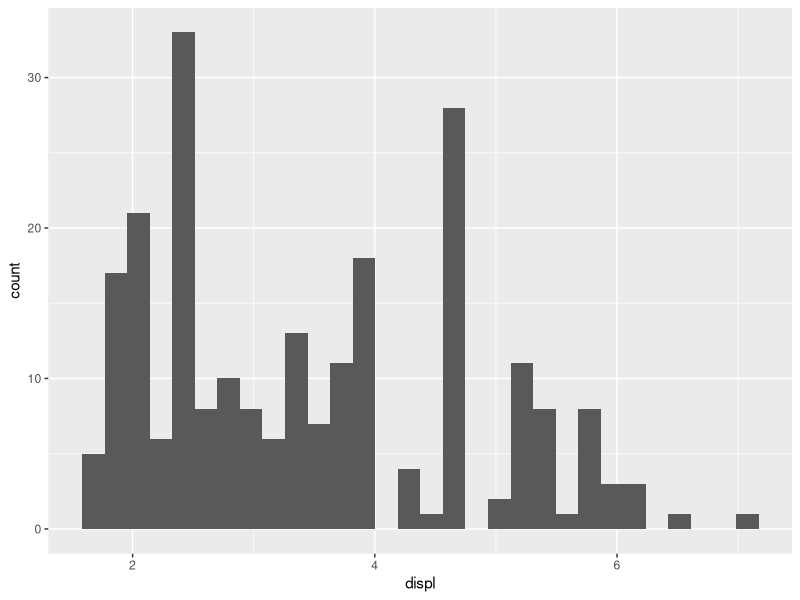
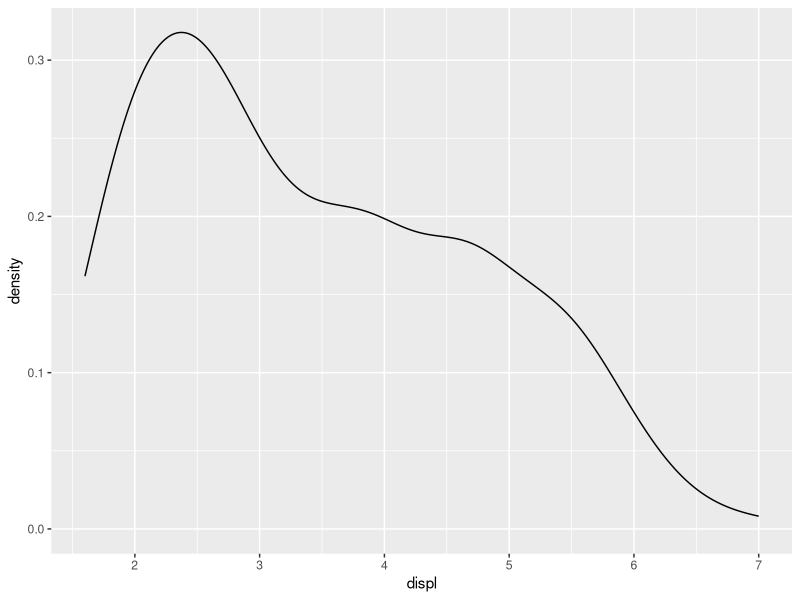
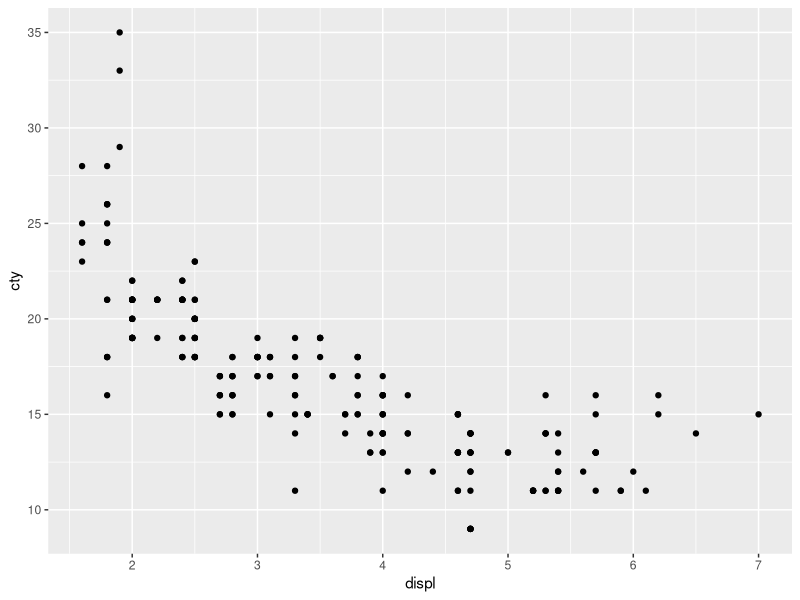
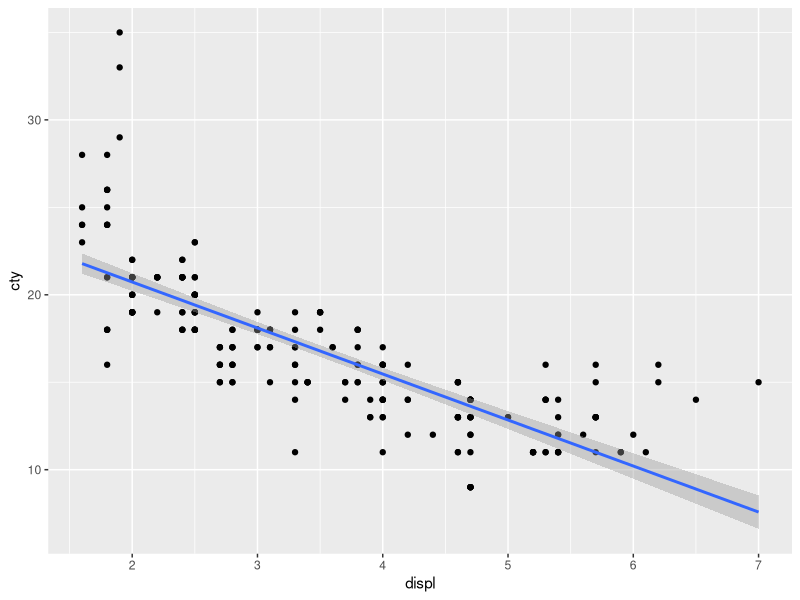
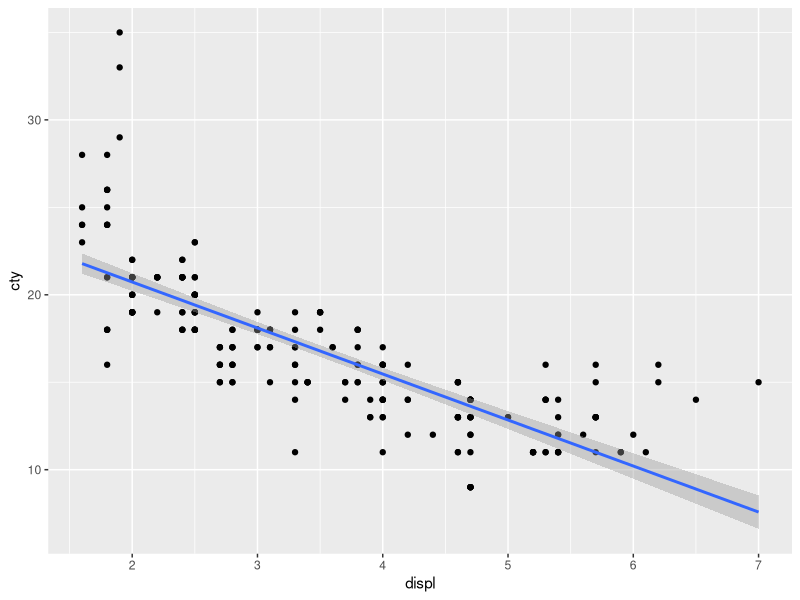
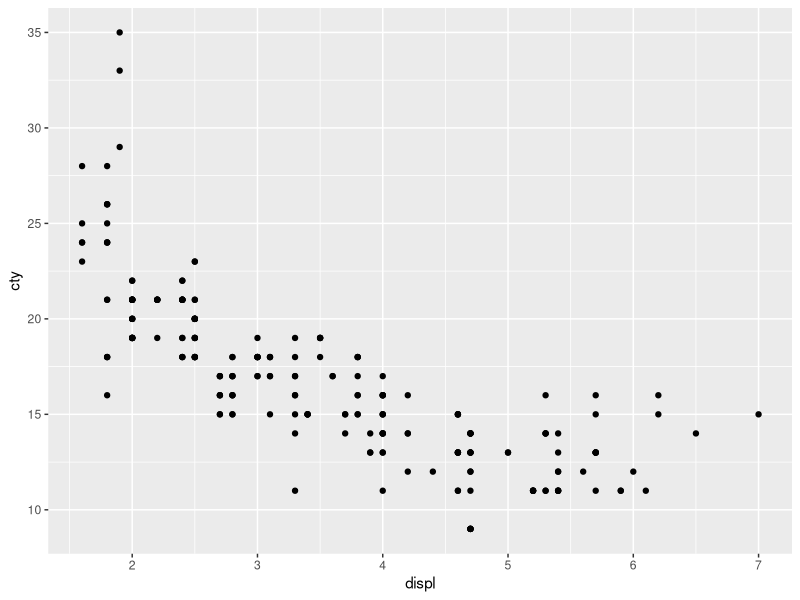
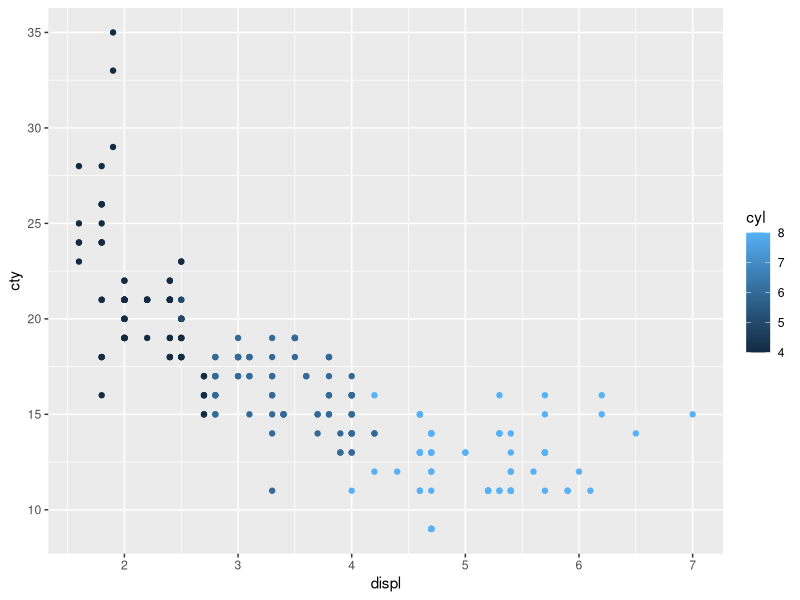
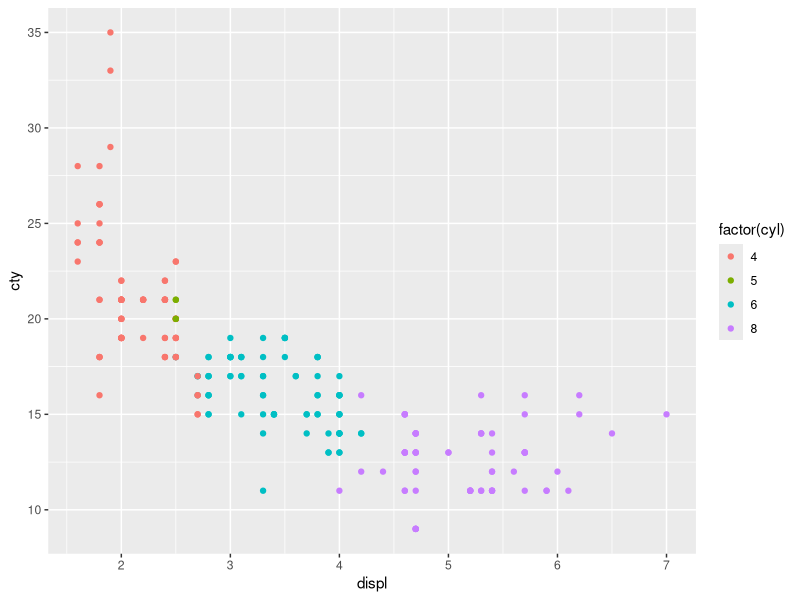

R code for these plots, in order:
# 準備（p.141） ----------------------------------------------------------------------
install.packages("tidyverse")
library(tidyverse)


# 新しいキャンバスの用意（p.142） -------------------------------------------------------------
g <- ggplot()


# 図4.2（p.143）-----------------------------------------------------
## 左図
ggplot() +
  geom_histogram(data = mpg, mapping = aes(x = displ))

## 右図
ggplot() +
  geom_density(data = mpg, mapping = aes(x = displ))


# 図4.3（p.144） -----------------------------------------------------
ggplot() +
  geom_point(data = mpg, mapping = aes(x = displ, y = cty))


# 図4.4（p.145） -----------------------------------------------------
ggplot() +
  geom_point(data = mpg, mapping = aes(x = displ, y = cty)) +
  geom_smooth(data = mpg, mapping = aes(x = displ, y = cty), method = "lm")

## 別の方法
ggplot(data = mpg, mapping = aes(x = displ, y = cty)) +
  geom_point() +
  geom_smooth(method = "lm")


# 図4.5（p.146） -----------------------------------------------------
mpg1999 <- filter(mpg, year == 1999)
mpg2008 <- filter(mpg, year == 2008)

ggplot(mapping = aes(x = displ, y = cty)) +
  geom_point(data = mpg1999) +
  geom_point(data = mpg2008)


# 図4.6（p.147） -----------------------------------------------------
## 左図
ggplot(data = mpg, mapping = aes(x = displ, y = cty, group = cyl, colour = cyl)) +
  geom_point()

## 右図
ggplot(data = mpg, mapping = aes(x = displ, y = cty, group = factor(cyl), colour = factor(cyl))) +
  geom_point()


# 図4.7（p.147） -----------------------------------------------------
## 左図
ggplot(data = mpg, mapping = aes(x = displ, y = cty)) +
  geom_point() +
  geom_smooth(mapping = aes(group = factor(cyl), colour = factor(cyl)), method = "lm")

## 右図
ggplot(data = mpg, mapping = aes(x = displ, y = cty)) +
  geom_point() +
  geom_smooth(mapping = aes(group = factor(cyl)), method = "lm")


# 図4.8（p.148） -----------------------------------------------------
## 左図
ggplot(data = mpg, mapping = aes(x = displ, y = cty)) +
  geom_point(mapping = aes(colour = factor(cyl), shape = factor(cyl)))

## 右図
ggplot(data = mpg, mapping = aes(x = displ, y = cty)) +
  geom_point() +
  geom_smooth(mapping = aes(colour = factor(year), linetype = factor(year)), method = "lm")


# 図4.9（p.149） -----------------------------------------------------
## 左図
ggplot(data = mpg, mapping = aes(x = displ, y = cty, colour = factor(cyl))) +
  geom_point(shape = 17, size = 4, alpha = 0.4)

## 右図
ggplot(data = mpg, mapping = aes(x = displ, y = cty)) +
  geom_point(colour = "chocolate", shape = 35, size = 10) +
  geom_smooth(method = "lm", linetype = "dashed", se = FALSE)


# 図4.10（p.150） -----------------------------------------------------
add_x <- c(2.5, 3, 3.5)
add_y <- c(25, 27.5, 30)

## 右図
ggplot(data = mpg, mapping = aes(x = displ, y = cty)) +
  geom_point() +
  annotate(geom = "point", x = add_x, y = add_y, colour = "red") +
  annotate(geom = "text", x = c(5, 5), y = c(30, 25), label = c("要チェック！", "赤色のデータを追加"))


# 図4.11（p.151） -----------------------------------------------------
## 左図
ggplot(data = mpg, mapping = aes(x = displ, y = cty)) +
  geom_point() +
  facet_wrap( ~ cyl)

## 中央
ggplot(data = mpg, mapping = aes(x = displ, y = cty)) +
  geom_point() +
  facet_grid(. ~ cyl)

## 右図
ggplot(data = mpg, mapping = aes(x = displ, y = cty)) +
  geom_point() +
  facet_grid(cyl ~ .)



# 図4.12（p.151） -----------------------------------------------------
## 左図
ggplot(data = mpg, mapping = aes(x = displ, y = cty)) +
  geom_point() +
  facet_wrap(year ~ cyl)

## 右図
ggplot(data = mpg, mapping = aes(x = displ, y = cty)) +
  geom_point() +
  facet_grid(year ~ cyl)


# 図4.13（p.152） -----------------------------------------------------
mean_cty <- mpg %>% 
  group_by(class) %>% 
  summarise(cty = mean(cty))

ggplot(data = mean_cty, mapping = aes(x = class, y = cty)) +
  geom_bar(stat = "identity")

## 別の方法1
ggplot(data = mpg, mapping = aes(x = class, y = cty)) +
  geom_bar(stat = "summary", fun = "mean")

## 別の方法2
ggplot(data = mpg, mapping = aes(x = class, y = cty)) +
  stat_summary(geom = "bar", fun = "mean")


# 図4.14（p.154） -----------------------------------------------------
ggplot(data = mpg, mapping = aes(x = class, y = cty)) +
  stat_summary(geom = "pointrange", fun = "mean", fun.max = "max", fun.min = "min")


# 図4.15（p.155） -----------------------------------------------------
ggplot(data = mpg, mapping = aes(x = class, y = cty)) +
  stat_summary(geom = "bar", fun = "mean", fill = "grey") +
  stat_summary(geom = "pointrange", fun.data = "mean_se")


# 図4.16（p.156） -----------------------------------------------------
ggplot(data = mpg, mapping = aes(x = factor(year), y = displ)) +
  stat_summary(fun.y = "mean", geom = "line", group = 1)


# 図4.17（p.157） -----------------------------------------------------
## 左図
ggplot(data = mpg, mapping = aes(x = class, y = cty)) +
  stat_summary(geom = "bar", fun = "mean") +
  geom_point(mapping = aes(colour = class), show.legend = FALSE)

## 右図
ggplot(data = mpg, mapping = aes(x = class, y = cty)) +
  geom_violin(scale = "count") +
  geom_point(mapping = aes(colour = class), show.legend = FALSE)


# 図4.18（p.158） -----------------------------------------------------
## 左図
ggplot(data = mpg, mapping = aes(x = class, y = cty)) +
  stat_summary(geom = "bar", fun = "mean") +
  geom_jitter(mapping = aes(colour = class), show.legend = FALSE)

## 右図
ggplot(data = mpg, mapping = aes(x = class, y = cty)) +
  stat_summary(geom = "bar", fun = "mean") +
  geom_jitter(mapping = aes(colour = class), width = 0.2, height = 0, show.legend = FALSE)


# 図4.19（p.159） -----------------------------------------------------
## 左図
ggplot(data = mpg, mapping = aes(x = class, y = cty, fill = factor(year)))+
  stat_summary(geom = "bar", fun = "mean")+
  stat_summary(fun.data = "mean_se")

## 中央
ggplot(data = mpg, mapping = aes(x = class, y = cty, fill = factor(year)))+
  geom_bar(stat = "summary", fun = "mean")+
  stat_summary(fun.data = "mean_se")

## 右図
ggplot(data = mpg, mapping = aes(x = class, y = cty, fill = factor(year)))+
  stat_summary(geom = "bar", fun = "mean", position = position_dodge())+
  stat_summary(fun.data = "mean_se", position = position_dodge(width = 0.9))


# 図4.20（p.160） -----------------------------------------------------
## サンプルデータの作成
dodge_sample <- data.frame(category = c("A", "A", "B"),
                           year = as.factor(c(1999, 2008, 1999)),
                           amount = c(8, 12, 10))


## 可視化
ggplot(data = dodge_sample, mapping = aes(x = category, y = amount, fill = year)) +
  geom_col(position = position_dodge())


# 図4.21（p.161） -----------------------------------------------------
## 左図
ggplot(data = dodge_sample, mapping = aes(x = category, y = amount, fill = year)) +
  geom_col(position = position_dodge(preserve = "single"))

## 右図
ggplot(data = dodge_sample, mapping = aes(x = category, y = amount, fill = year)) +
  geom_col(position = position_dodge2(preserve = "single", padding = 0.1))


# 図4.22（p.162） -----------------------------------------------------
## 左図
ggplot(data = mpg, mapping = aes(x = displ, y = cty)) +
  geom_point() +
  geom_vline(xintercept = 4) +
  geom_hline(yintercept = 15) +
  geom_smooth(method = "lm", se = FALSE)

## 右図
ggplot(data = mpg, mapping = aes(x = displ, y = cty)) +
  geom_point() +
  xlim(1.5, 4.5) +
  ylim(10, 35) +
  geom_vline(xintercept = 4) +
  geom_hline(yintercept = 15) +
  geom_smooth(method = "lm", se = FALSE)


# 図4.23（p.163） -----------------------------------------------------
## 左図
ggplot(data = mpg, mapping = aes(x = displ, y = cty)) +
  geom_point() +
  geom_vline(xintercept = 4) +
  geom_hline(yintercept = 15) +
  geom_smooth(method = "lm", se = FALSE)

## 右図
ggplot(data = mpg, mapping = aes(x = displ, y = cty)) +
  geom_point() +
  coord_cartesian(xlim = c(1.5, 4.5), ylim = c(10, 35)) +
  geom_vline(xintercept = 4) +
  geom_hline(yintercept = 15) +
  geom_smooth(method = "lm", se = FALSE)


# 図4.24（p.164） -----------------------------------------------------
## 左図
ggplot(data = mpg, mapping = aes(x = drv, y = cty)) +
  geom_violin() +
  stat_summary(fun.data = "mean_se")

## 右図
ggplot(data = mpg, mapping = aes(x = drv, y = cty)) +
  geom_violin() +
  stat_summary(fun.data = "mean_se") +
  coord_flip()


# 図4.25　グラフの保存（p.165） -----------------------------------------------------
g <- ggplot(data = mpg, mapping = aes(x = class, y = cty)) +
  stat_summary(geom = "bar", fun.y = mean)

ggsave(plot = g, filename = "cty_class.png",
       dpi = 300, height = 20, width = 20, units = "cm")


# 図4.26（p.166） -----------------------------------------------------
## 左図
ggplot(data = mpg, mapping = aes(x = displ, y = cty)) +
  theme_classic() +
  geom_point()

## 右図
ggplot(data = mpg, mapping = aes(x = displ, y = cty)) +
  theme_bw() +
  geom_point()


# 図4.27（p.167） -----------------------------------------------------
## 左図
ggplot(data = mpg, mapping = aes(x = displ, y = cty)) +
  theme_classic() +
  geom_point()

## 右図
ggplot(data = mpg, mapping = aes(x = displ, y = cty)) +
  theme_classic(base_size = 30, base_family = "serif") +
  geom_point()


# 図4.28（p.168） -----------------------------------------------------
## サンプルデータの作成
dat_text <- data.frame(ABC = 1:3, D = 2, names = LETTERS[1:3])

## 左図
ggplot(data = dat_text, mapping = aes(x = ABC, y = D, label = names)) +
  theme_classic(base_size = 20, base_family = "serif") +
  geom_text()

# 右図
ggplot(data = dat_text, mapping = aes(x = ABC, y = D, label = names)) +
  theme_classic(base_size = 20, base_family = "serif") +
  geom_text(size = 15, family = "serif")


# 図4.29（p.169） -----------------------------------------------------
## 左図
ggplot(data = mpg, mapping = aes(x = class, y = cty)) +
  geom_boxplot() +
  theme(axis.text.x = element_text(angle = 45, hjust = 1))

## 右図
theme_set(theme_bw() + theme(axis.text.x = element_text(angle = 45, hjust = 1)))
ggplot(data = mpg, mapping = aes(x = class, y = cty)) +
  geom_boxplot()


# 図4.30（p.170） -----------------------------------------------------
## 左図
ggplot(data = mpg, mapping = aes(x = drv, y = cty, fill = drv)) +
  geom_boxplot()

## 右図
ggplot(data = mpg, mapping = aes(x = drv, y = cty, fill = drv)) +
  geom_boxplot() +
  scale_fill_manual(values = c("4" = "black", "f" = "grey", "r" = "#ffffff"))

## 輪郭と塗りつぶしの色をともに指定する方法1
ggplot(data = mpg, mapping = aes(x = drv, y = cty, colour = drv, fill = drv)) +
  geom_boxplot() +
  scale_colour_manual(values = c("4" = "black", "f" = "grey", "r" = "#ffffff")) +
  scale_fill_manual(values = c("4" = "black", "f" = "grey", "r" = "#ffffff"))

## 輪郭と塗りつぶしの色をともに指定する方法2
ggplot(data = mpg, mapping = aes(x = drv, y = cty, colour = drv, fill = drv)) +
  geom_boxplot() +
  scale_colour_manual(values = c("4" = "black", "f" = "grey", "r" = "#ffffff"),
                      aesthetics = c("colour", "fill"))


# 図4.31（p.171） -----------------------------------------------------
## 左図
ggplot(data = mpg, mapping = aes(x = drv, y = cty, fill = drv)) +
  geom_boxplot() +
  scale_fill_grey(start = 0.4, end = 0.9)

## 右図
ggplot(data = mpg, mapping = aes(x = drv, y = cty, fill = drv)) +
  geom_boxplot() +
  scale_fill_grey(start = 1, end = 0)


# 図4.32（p.172） -----------------------------------------------------
install.packages("RColorBrewer") 
library(RColorBrewer)

display.brewer.all()


# 図4.33（p.173） -----------------------------------------------------
## 左図
ggplot(data = mpg, mapping = aes(x = drv, y = cty, fill = drv)) +
  geom_boxplot() +
  scale_fill_brewer(palette = "Greys")

## 右図
ggplot(data = mpg, mapping = aes(x = drv, y = cty, fill = drv)) +
  geom_boxplot() +
  scale_fill_brewer(palette = "Paired")


# 図4.34（p.174） -----------------------------------------------------
## 左図
ggplot(data = mpg, mapping = aes(x = displ, y = cty, colour = cyl)) +
  geom_point() +
  scale_colour_viridis_c()

## 右図
ggplot(data = mpg, mapping = aes(x = class, y = cty, fill = class)) +
  geom_boxplot(show.legend = FALSE) +
  scale_fill_viridis_d()


# 図4.35（p.174） -----------------------------------------------------
install.packages("ggthemes")
library(ggthemes)
library(scales)
show_col(colorblind_pal()(8))


# 図4.36（p.175） -----------------------------------------------------
ggplot(data = mpg, mapping = aes(x = class, y = cty, fill = class)) +
  geom_boxplot(show.legend = FALSE) +
  scale_fill_colorblind()


# 図4.37（p.176） -----------------------------------------------------
## 左図
ggplot(data = mpg, mapping = aes(x = displ, y = cty, group = factor(cyl), colour = factor(cyl))) +
  geom_point()

## 右図
ggplot(data = mpg, mapping = aes(x = displ, y = cty, group = factor(cyl), colour = factor(cyl))) +
  geom_point() +
  labs(title = "エンジンの大きさと市街地における燃費の関係",
       subtitle = "1999年と2008年のデータを用いて",
       caption = "出典：xxx",
       x = "エンジンの大きさ（L）",
       y = "市街地における燃費（mpg）",
       colour = "シリンダー数")


# 図4.38（p.177） -----------------------------------------------------
install.packages("ggpubr")
library(ggpubr)

g1 <- ggplot(data = mpg, mapping = aes(x = displ, y = cty)) +
  theme_classic() +
  geom_point(colour = "seagreen")

g2 <- ggplot(data = mpg, mapping = aes(x = displ, y = hwy)) +
  theme_classic() +
  geom_point(colour = "lightskyblue")

ggarrange(g1, g2, labels = c("市街地", "高速道路"), ncol = 2, hjust = -1.5)


# 図4.39（p.178） -----------------------------------------------------
install.packages("patchwork")
library(patchwork)
g3 <- ggplot(data = mpg, aes(x = displ, y = drv)) +
  theme_classic() +
  geom_boxplot()

(g1 + g2) / g3


# 図4.40（p.179） -----------------------------------------------------
## サンプルデータの作成
weight_change <- data.frame(time = c("pre", "post_2days", "post_10days", "post_20days"),
                            weight = c(60, 60, 57, 55))

## 左図
ggplot(data = weight_change, mapping = aes(x = time, y = weight)) +
  geom_point() +
  geom_line(group = 1) +
  coord_cartesian(ylim = c(50, 65))

## 右図
weight_change$time <- fct_relevel(weight_change$time, "pre", "post_2days")

ggplot(data = weight_change, mapping = aes(x = time, y = weight)) +
  geom_point() +
  geom_line(group = 1) +
  coord_cartesian(ylim = c(50, 65))